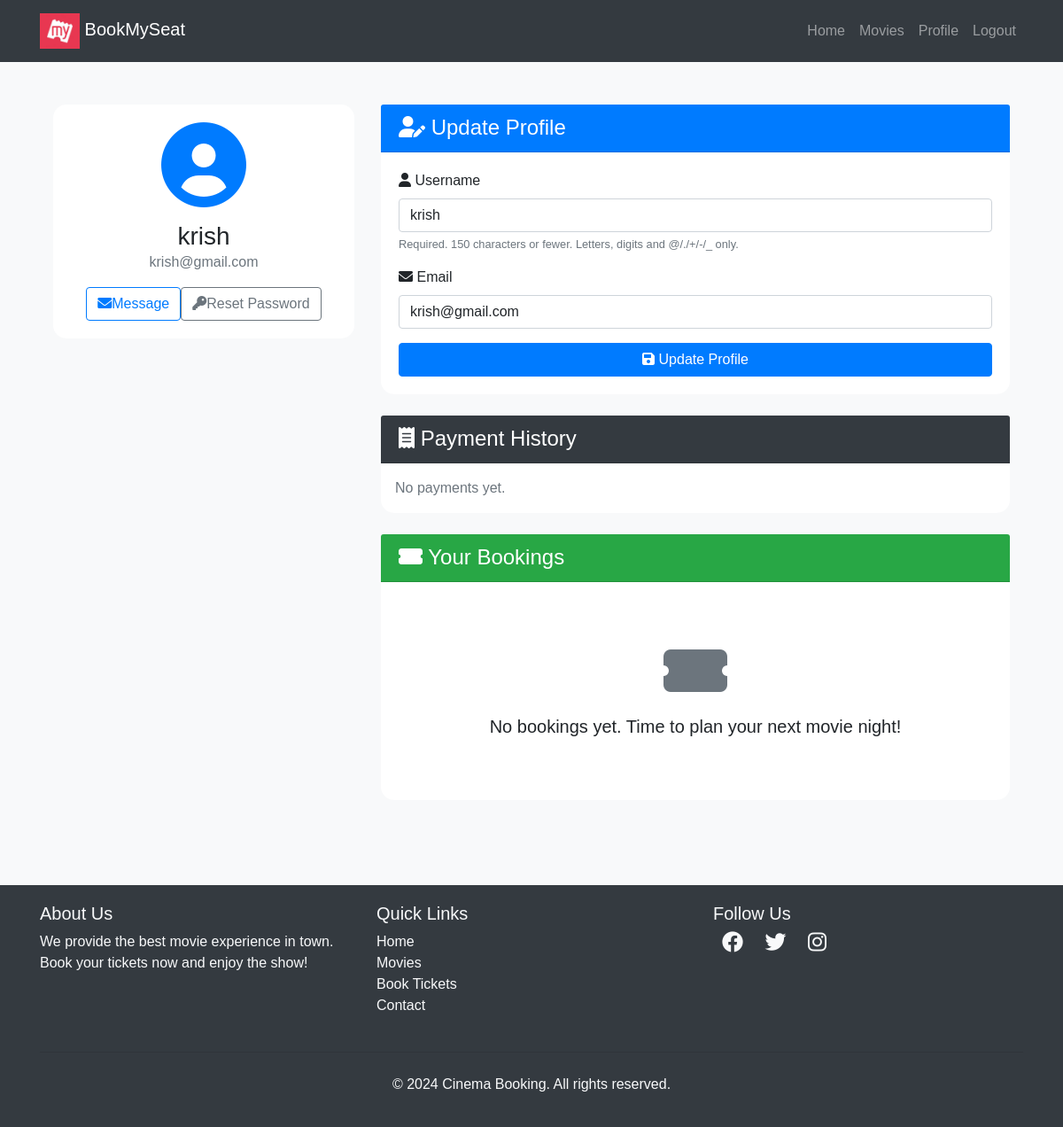
The page /user/profile/ (signed in) on the database as committed earlier.
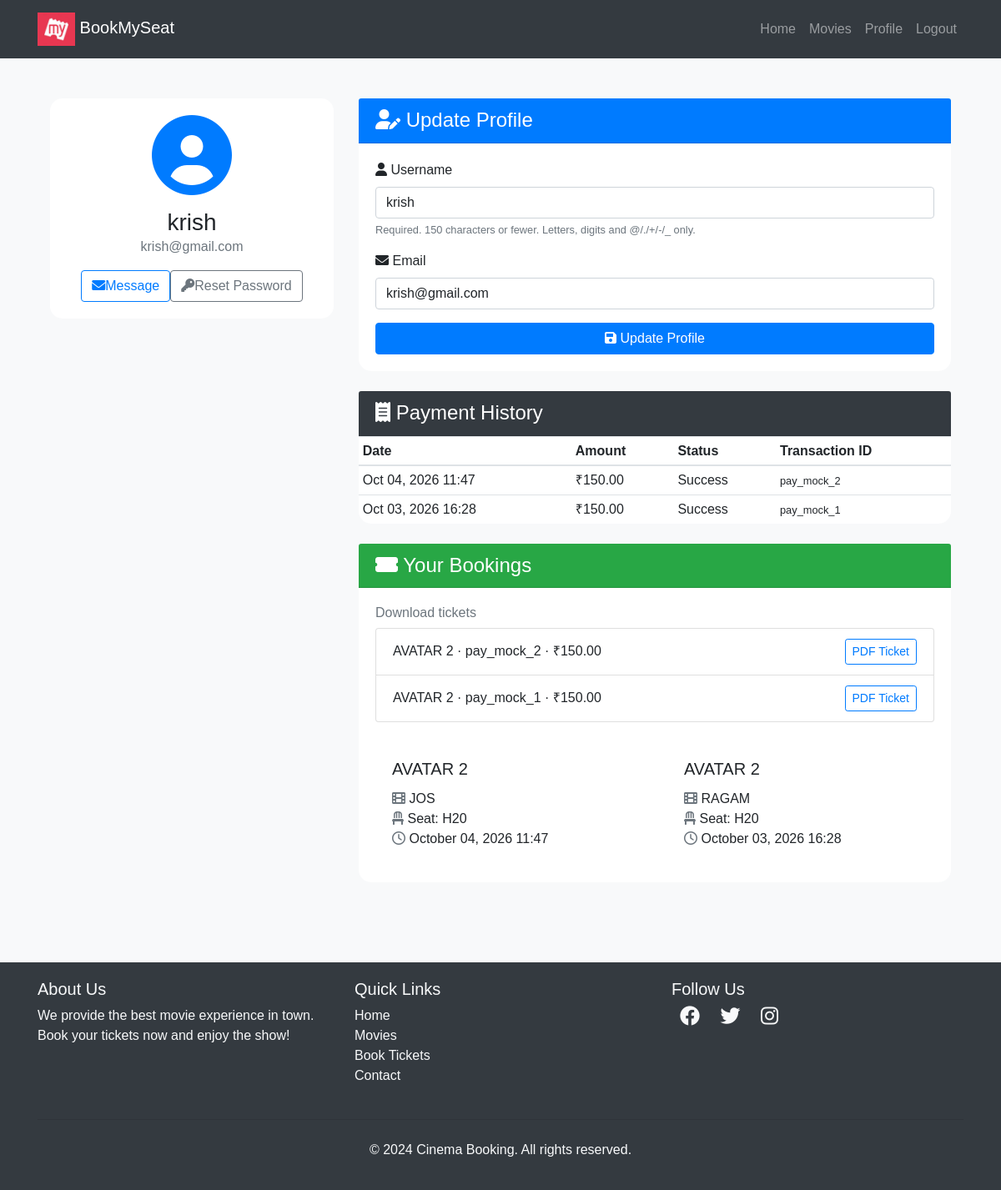
The same page on the database as committed later.
### movies/models.py (models this page shows, shortened)
class PaymentTransaction(models.Model):
    class Status(models.TextChoices):
        PENDING = 'PENDING', 'Pending'
        SUCCESS = 'SUCCESS', 'Success'
        FAILED = 'FAILED', 'Failed'
        CANCELLED = 'CANCELLED', 'Cancelled'
        REFUNDED = 'REFUNDED', 'Refunded'
    user = models.ForeignKey(User, on_delete=models.CASCADE, related_name='payments')
    show_time = models.ForeignKey(ShowTime, on_delete=models.CASCADE, related_name='payments')
    reservation = models.ForeignKey(
        SeatReservation, on_delete=models.SET_NULL, null=True, blank=True, related_name='payments'
    )
    seat_ids = models.JSONField(default=list, help_text='Seat primary keys included in this checkout')
    amount = models.DecimalField(max_digits=10, decimal_places=2)
    currency = models.CharField(max_length=8, default='INR')
    status = models.CharField(max_length=20, choices=Status.choices, default=Status.PENDING, db_index=True)
    provider = models.CharField(max_length=32, default='razorpay')
    provider_order_id = models.CharField(max_length=128, blank=True, db_index=True)
    provider_payment_id = models.CharField(max_length=128, blank=True, null=True, unique=True)
    idempotency_key = models.CharField(max_length=64, unique=True)
    failure_reason = models.CharField(max_length=500, blank=True)
    booking_order = models.ForeignKey(
        BookingOrder, on_delete=models.SET_NULL, null=True, blank=True, related_name='payment_transactions'
    )
    created_at = models.DateTimeField(auto_now_add=True, db_index=True)
    updated_at = models.DateTimeField(auto_now=True)
    class Meta:
        ordering = ['-created_at']
        indexes = [
            models.Index(fields=['status', 'created_at']),
            models.Index(fields=['user', '-created_at']),
        ]

class BookingOrder(models.Model):
    class Status(models.TextChoices):
        CONFIRMED = 'CONFIRMED', 'Confirmed'
        CANCELLED = 'CANCELLED', 'Cancelled'
    user = models.ForeignKey(User, on_delete=models.CASCADE, related_name='booking_orders')
    show_time = models.ForeignKey(ShowTime, on_delete=models.CASCADE, related_name='booking_orders')
    reference = models.CharField(max_length=64, unique=True, db_index=True)
    total_amount = models.DecimalField(max_digits=10, decimal_places=2)
    status = models.CharField(max_length=20, choices=Status.choices, default=Status.CONFIRMED, db_index=True)
    created_at = models.DateTimeField(auto_now_add=True, db_index=True)
    class Meta:
        ordering = ['-created_at']
        indexes = [
            models.Index(fields=['user', '-created_at']),
        ]

class ShowTime(models.Model):
    movie = models.ForeignKey(Movie, on_delete=models.CASCADE, related_name='showtimes')
    theater = models.ForeignKey(Theater, on_delete=models.CASCADE, related_name='showtimes')
    screen = models.ForeignKey(Screen, on_delete=models.CASCADE, related_name='showtimes')
    date = models.DateField(help_text='Screening date')
    start_time = models.TimeField(help_text='Show start time')
    cleaning_buffer_minutes = models.PositiveIntegerField(
        default=20,
        help_text='Buffer time after show ends before next show can start (minutes)'
    )
    is_cancelled = models.BooleanField(default=False)
    class Meta:
        ordering = ['date', 'start_time']
        unique_together = ('screen', 'date', 'start_time')

class Movie(models.Model):
    AGE_CERTIFICATIONS = [
        ('U', 'U - Universal'),
        ('UA', 'UA - Parental Guidance'),
        ('UA13', 'UA13 - Parental Guidance (13+)'),
        ('UA16', 'UA16 - Parental Guidance (16+)'),
        ('A', 'A - Adults Only'),
        ('S', 'S - Special/Restricted'),
    ]
    name = models.CharField(max_length=250)
    image = models.ImageField(upload_to='movies/')
    rating = models.DecimalField(
        max_digits=3, decimal_places=1, blank=True, null=True,
        help_text='Optional critic/base rating out of 10. User rating is calculated from reviews.'
    )
    Cast = models.TextField(blank=True, help_text='Deprecated free-text cast list, kept for backward compatibility')
    description = models.TextField(blank=True, null=True)  # optional field
    genres = models.ManyToManyField(Genre, related_name='movies', blank=True)
    language = models.ForeignKey(
        Language, on_delete=models.SET_NULL, related_name='movies', null=True, blank=True
    )
    cast_members = models.ManyToManyField(
        CastMember, through='MovieCast', related_name='movies', blank=True
    )
    trailer_url = models.URLField(
        blank=True,
        validators=[validate_youtube_url],
        help_text='YouTube trailer URL (watch, youtu.be, or embed link).'
    )
    age_certification = models.CharField(max_length=10, choices=AGE_CERTIFICATIONS, blank=True)
    duration_minutes = models.PositiveIntegerField(blank=True, null=True, help_text='Runtime in minutes')
    release_date = models.DateField(
        blank=True, null=True,
        help_text='Available from (first bookable day, inclusive)',
    )
    end_date = models.DateField(
        blank=True, null=True,
        help_text='Available until (last bookable day, inclusive)',
    )
    default_cleaning_buffer_minutes = models.PositiveIntegerField(
        default=30,
        help_text='Default buffer/cleaning time between shows (minutes) for new showtimes',
    )
    booking_enabled = models.BooleanField(
        default=True,
        help_text=(
            'Master switch for this movie\'s bookings. Uncheck to immediately block '
            'all new bookings and showtime scheduling, regardless of release/end dates. '
            'A passed "end_date" alone no longer blocks bookings — toggle this off instead.'
        ),
    )
    created_at = models.DateTimeField(default=timezone.now, editable=False)
    class Meta:
        ordering = ['-created_at']

class Booking(models.Model):
    user = models.ForeignKey(User, on_delete=models.CASCADE)
    seat = models.ForeignKey(Seat, on_delete=models.CASCADE, null=True, blank=True)
    show_time = models.ForeignKey(ShowTime, on_delete=models.CASCADE, related_name='bookings', null=True, blank=True)
    theater = models.ForeignKey(Theater, on_delete=models.CASCADE, null=True, blank=True)
    booked_at = models.DateTimeField(auto_now_add=True, db_index=True)
    movie = models.ForeignKey(Movie, on_delete=models.CASCADE, null=True, blank=True)
    total_price = models.DecimalField(max_digits=10, decimal_places=2, null=True, blank=True)
    booking_order = models.ForeignKey(
        BookingOrder, on_delete=models.SET_NULL, null=True, blank=True, related_name='bookings'
    )
    payment_transaction = models.ForeignKey(
        PaymentTransaction, on_delete=models.SET_NULL, null=True, blank=True, related_name='bookings'
    )
    class Meta:
        indexes = [
            models.Index(fields=['show_time', 'seat']),
            models.Index(fields=['user', '-booked_at']),
            models.Index(fields=['theater', 'booked_at']),
        ]

class Theater(models.Model):
    name = models.CharField(max_length=250)
    city = models.CharField(max_length=120, blank=True, default='', db_index=True)
    class Meta:
        ordering = ['name']

class Seat(models.Model):
    SEAT_TYPE_CHOICES = [
        ('standard', 'Standard'),
        ('premium', 'Premium'),
    ]
    screen = models.ForeignKey(Screen, on_delete=models.CASCADE, related_name='seats', null=True, blank=True)
    seat_number = models.CharField(max_length=10)
    seat_type = models.CharField(max_length=10, choices=SEAT_TYPE_CHOICES, default='standard')
    price = models.DecimalField(max_digits=8, decimal_places=2, default=150.00)
    is_booked = models.BooleanField(default=False)
    class Meta:
        ordering = ['seat_number']

### user/views.py (the view)
# urls.py: path('profile/', profile, name='profile'),
@login_required
def profile(request):
    bookings = Booking.objects.filter(user=request.user).select_related(
        'movie', 'theater', 'seat', 'show_time', 'booking_order'
    ).order_by('-booked_at')
    booking_orders = BookingOrder.objects.filter(user=request.user).prefetch_related('bookings').order_by('-created_at')[:20]
    payments = PaymentTransaction.objects.filter(user=request.user).order_by('-created_at')[:30]
    if request.method == 'POST':
        u_form = UserUpdateForm(request.POST, instance=request.user)  # fixed
        if u_form.is_valid():
            u_form.save()
            return redirect('profile')
    else:
        u_form = UserUpdateForm(instance=request.user)
    return render(request, 'users/profile.html', {
        'u_form': u_form,
        'bookings': bookings,
        'booking_orders': booking_orders,
        'payments': payments,
    })

### user/forms.py
class UserUpdateForm(forms.ModelForm):
    email = forms.EmailField()
    class Meta:
            model = User
            fields = ['username', 'email']
    class ProfileUpdateForm(forms.ModelForm):
        class Meta:
            model = User
            fields = ['password']

### templates/users/profile.html (shortened to what the changed rows need)
{% extends "users/base.html" %} {% block content %}
<div class="container py-5">
  <div class="row">
    <div class="col-lg-4 mb-4">
      <div class="card shadow">
        <div class="card-body text-center">
          <div class="mb-3">
            <i class="fas fa-user-circle fa-6x text-primary"></i>
          </div>
          <h3 class="card-title mb-0">{{ user.username }}</h3>
          <p class="text-muted mb-3">{{ user.email }}</p>
          <div class="d-flex justify-content-center">
            <a href="#" class="btn btn-outline-primary me-2"><i class="fas fa-envelope me-2"></i>Message</a>
            <a href="{% url 'password_reset' %}" class="btn btn-outline-secondary"><i class="fas fa-key me-2"></i>Reset Password</a>
          </div>
        </div>
      </div>
    </div>
    <div class="col-lg-8">
      <div class="card shadow mb-4">
        <div class="card-body">
          <form method="POST">
            {% for field in u_form %}
              <div class="mb-3">
                <label for="{{ field.id_for_label }}" class="form-label">
                  <i class="fas fa-{% if field.name == 'username' %}user{% elif field.name == 'email' %}envelope{% else %}info-circle{% endif %} me-2"></i>
                  {{ field.label }}
                </label>
                {{ field }}
                {% if field.help_text %}
                  <small class="form-text text-muted">{{ field.help_text }}</small>
                {% endif %}
              </div>
            {% endfor %}
          </form>
        </div>
      </div>
      <div class="card shadow mb-4">
        <div class="card-body p-0">
          {% if payments %}
          <div class="table-responsive">
            <table class="table table-sm mb-0">
              <thead><tr><th>Date</th><th>Amount</th><th>Status</th><th>Transaction ID</th></tr></thead>
              <tbody>
                {% for p in payments %}
                <tr>
                  <td>{{ p.created_at|date:"M d, Y H:i" }}</td>
                  <td>₹{{ p.amount }}</td>
                  <td>{{ p.get_status_display }}</td>
                  <td><small>{{ p.provider_payment_id|default:p.provider_order_id|default:"—" }}</small></td>
                </tr>
                {% endfor %}
              </tbody>
            </table>
          </div>
          {% else %}
          <p class="p-3 text-muted mb-0">No payments yet.</p>
          {% endif %}
        </div>
      </div>
      <div class="card shadow">
        <div class="card-body">
          {% if booking_orders %}
          <h6 class="text-muted">Download tickets</h6>
          <ul class="list-group mb-4">
            {% for order in booking_orders %}
            <li class="list-group-item d-flex justify-content-between align-items-center">
              <span>{{ order.show_time.movie.name }} · {{ order.reference }} · ₹{{ order.total_amount }}</span>
              <a href="{% url 'download_ticket' order.id %}" class="btn btn-sm btn-outline-primary">PDF Ticket</a>
            </li>
            {% endfor %}
          </ul>
          {% endif %}
          {% if bookings %}
            <div class="row row-cols-1 row-cols-md-2 g-4">
              {% for booking in bookings %}
                <div class="col">
                  <div class="card h-100 border-0 shadow-sm">
                    <div class="card-body">
                      <h5 class="card-title">{{ booking.movie.name }}</h5>
                      <p class="card-text">
                        <i class="fas fa-film me-2 text-muted"> </i>  {{ booking.theater.name }}<br>
                        <i class="fas fa-chair me-2 text-muted"> </i>  Seat: {{ booking.seat.seat_number }}<br>
                        <i class="far fa-clock me-2 text-muted"> </i>  {{ booking.booked_at|date:"F d, Y H:i" }}
                      </p>
                    </div>
                  </div>
                </div>
              {% endfor %}
            </div>
          {% else %}
            <div class="text-center py-5">
              <i class="fas fa-ticket-alt fa-4x text-muted mb-3"></i>
              <p class="lead mb-0">No bookings yet. Time to plan your next movie night!</p>
            </div>
          {% endif %}
        </div>
      </div>
    </div>
  </div>
</div>
<link rel="stylesheet" href="https://cdnjs.cloudflare.com/ajax/libs/font-awesome/6.0.0-beta3/css/all.min.css">
{% endblock %}

Rows that differ between the two databases and show on the page:
added PaymentTransaction: created_at "Oct 04, 2026 11:47", amount "150.00", status "Success", provider_payment_id "pay_mock_2"
added PaymentTransaction: created_at "Oct 03, 2026 16:28", amount "150.00", status "Success", provider_payment_id "pay_mock_1"
added BookingOrder: show_time.movie.name "AVATAR 2", reference "pay_mock_2", total_amount "150.00"
added BookingOrder: show_time.movie.name "AVATAR 2", reference "pay_mock_1", total_amount "150.00"
added Booking: movie.name "AVATAR 2", theater.name "JOS", seat.seat_number "H20", booked_at "October 04, 2026 11:47"
added Booking: movie.name "AVATAR 2", theater.name "RAGAM", seat.seat_number "H20", booked_at "October 03, 2026 16:28"
Other text that changed with them:
text no longer shown: "No payments yet. No bookings yet. Time to plan your next movie night!"
text now shown: "Date Amount Status Transaction ID Download tickets"
